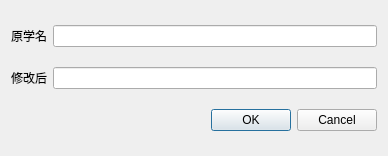
<?xml version="1.0" encoding="UTF-8"?>
<ui version="4.0">
 <class>DialogModifyName</class>
 <widget class="QDialog" name="DialogModifyName">
  <property name="geometry">
   <rect>
    <x>0</x>
    <y>0</y>
    <width>388</width>
    <height>156</height>
   </rect>
  </property>
  <property name="windowTitle">
   <string>学名修改</string>
  </property>
  <layout class="QVBoxLayout" name="verticalLayout_2">
   <item>
    <layout class="QHBoxLayout" name="horizontalLayout">
     <item>
      <widget class="QLabel" name="label_original_name">
       <property name="text">
        <string>原学名</string>
       </property>
      </widget>
     </item>
     <item>
      <widget class="QLineEdit" name="line_edit_original_name"/>
     </item>
    </layout>
   </item>
   <item>
    <layout class="QHBoxLayout" name="horizontalLayout_2">
     <item>
      <widget class="QLabel" name="label_modified_name">
       <property name="text">
        <string>修改后</string>
       </property>
      </widget>
     </item>
     <item>
      <widget class="QLineEdit" name="line_edit_modified_name"/>
     </item>
    </layout>
   </item>
   <item>
    <widget class="QDialogButtonBox" name="buttonBox">
     <property name="orientation">
      <enum>Qt::Horizontal</enum>
     </property>
     <property name="standardButtons">
      <set>QDialogButtonBox::Cancel|QDialogButtonBox::Ok</set>
     </property>
    </widget>
   </item>
  </layout>
 </widget>
 <resources/>
 <connections>
  <connection>
   <sender>buttonBox</sender>
   <signal>accepted()</signal>
   <receiver>DialogModifyName</receiver>
   <slot>accept()</slot>
   <hints>
    <hint type="sourcelabel">
     <x>248</x>
     <y>254</y>
    </hint>
    <hint type="destinationlabel">
     <x>157</x>
     <y>274</y>
    </hint>
   </hints>
  </connection>
  <connection>
   <sender>buttonBox</sender>
   <signal>rejected()</signal>
   <receiver>DialogModifyName</receiver>
   <slot>reject()</slot>
   <hints>
    <hint type="sourcelabel">
     <x>316</x>
     <y>260</y>
    </hint>
    <hint type="destinationlabel">
     <x>286</x>
     <y>274</y>
    </hint>
   </hints>
  </connection>
 </connections>
</ui>
